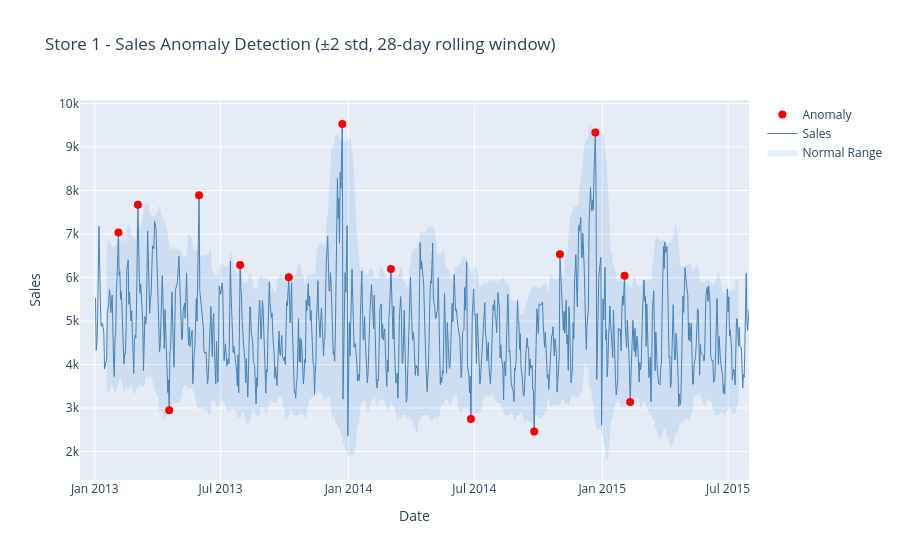

Notebook cell for this chart:
### Code cell
fig = go.Figure()

# Confidence band
fig.add_trace(go.Scatter(
    x=store1['Date'],
    y=store1['upper_bound'],
    fill=None,
    mode='lines',
    line_color='rgba(0,0,0,0)',
    showlegend=False
))

fig.add_trace(go.Scatter(
    x=store1['Date'],
    y=store1['lower_bound'],
    fill='tonexty',
    mode='lines',
    line_color='rgba(0,0,0,0)',
    fillcolor='rgba(0,100,200,0.1)',
    name='Normal Range'
))

# Sales line
fig.add_trace(go.Scatter(
    x=store1['Date'],
    y=store1['Sales'],
    mode='lines',
    name='Sales',
    line=dict(color='steelblue', width=1)
))

# Anomalies
fig.add_trace(go.Scatter(
    x=anomalies['Date'],
    y=anomalies['Sales'],
    mode='markers',
    name='Anomaly',
    marker=dict(color='red', size=8, symbol='circle')
))

fig.update_layout(
    title='Store 1 - Sales Anomaly Detection (±2 std, 28-day rolling window)',
    xaxis_title='Date',
    yaxis_title='Sales',
    hovermode='x unified'
)
fig.show()

import os
os.makedirs("../docs", exist_ok=True)
fig.write_image("../docs/anomalies.png", width=1200, height=600, scale=2)
print("Saved: ../docs/anomalies.png")

### Figure 1 — Plotly figure (JSON) as saved in the notebook; plotly's stock layout.template omitted (floating-point values rounded to 4 significant figures; data arrays with more than 128 entries replaced by an {"elided": "..."} marker saying what was removed)
{"data": [{"line": {"color": "rgba(0,0,0,0)"}, "mode": "lines", "showlegend": false, "type": "scatter", "x": {"elided": "781 str values"}, "y": {"elided": "781 float values"}}, {"fill": "tonexty", "fillcolor": "rgba(0,100,200,0.1)", "line": {"color": "rgba(0,0,0,0)"}, "mode": "lines", "name": "Normal Range", "type": "scatter", "x": {"elided": "781 str values"}, "y": {"elided": "781 float values"}}, {"line": {"color": "steelblue", "width": 1}, "mode": "lines", "name": "Sales", "type": "scatter", "x": {"elided": "781 str values"}, "y": {"elided": "781 int values"}}, {"marker": {"color": "red", "size": 8, "symbol": "circle"}, "mode": "markers", "name": "Anomaly", "type": "scatter", "x": ["2013-02-04T00:00:00", "2013-03-04T00:00:00", "2013-04-18T00:00:00", "2013-05-31T00:00:00", "2013-07-29T00:00:00", "2013-10-07T00:00:00", "2013-12-23T00:00:00", "2014-03-03T00:00:00", "2014-06-26T00:00:00", "2014-09-25T00:00:00", "2014-11-01T00:00:00", "2014-12-22T00:00:00", "2015-02-02T00:00:00", "2015-02-10T00:00:00"], "y": [7032, 7675, 2952, 7893, 6290, 6004, 9528, 6198, 2749, 2462, 6532, 9331, 6038, 3136]}], "layout": {"hovermode": "x unified", "title": {"text": "Store 1 - Sales Anomaly Detection (±2 std, 28-day rolling window)"}, "xaxis": {"title": {"text": "Date"}}, "yaxis": {"title": {"text": "Sales"}}}}
